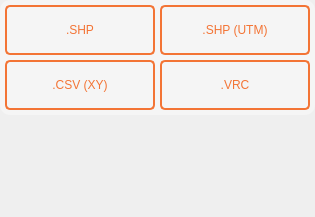
               <widget class="QWidget" name="page_7">
                <layout class="QVBoxLayout" name="verticalLayout_15">
                 <property name="spacing">
                  <number>0</number>
                 </property>
                 <property name="leftMargin">
                  <number>0</number>
                 </property>
                 <property name="topMargin">
                  <number>0</number>
                 </property>
                 <property name="rightMargin">
                  <number>0</number>
                 </property>
                 <property name="bottomMargin">
                  <number>0</number>
                 </property>
                 <item>
                  <widget class="QFrame" name="frame_18">
                   <property name="styleSheet">
                    <string notr="true">background-color: rgb(245, 245, 245);
border-radius: 10px;</string>
                   </property>
                   <property name="frameShape">
                    <enum>QFrame::NoFrame</enum>
                   </property>
                   <property name="frameShadow">
                    <enum>QFrame::Raised</enum>
                   </property>
                   <layout class="QGridLayout" name="gridLayout_2">
                    <property name="leftMargin">
                     <number>5</number>
                    </property>
                    <property name="topMargin">
                     <number>5</number>
                    </property>
                    <property name="rightMargin">
                     <number>5</number>
                    </property>
                    <property name="bottomMargin">
                     <number>5</number>
                    </property>
                    <property name="spacing">
                     <number>5</number>
                    </property>
                    <item row="0" column="0">
                     <widget class="QPushButton" name="pushButtonExportSHP">
                      <property name="minimumSize">
                       <size>
                        <width>150</width>
                        <height>50</height>
                       </size>
                      </property>
                      <property name="maximumSize">
                       <size>
                        <width>150</width>
                        <height>50</height>
                       </size>
                      </property>
                      <property name="styleSheet">
                       <string notr="true">QPushButton{
	border:  2px solid rgb(243, 116, 53);	
	color:  rgb(243, 116, 53);
	border-radius: 5px;
	font: 12pt url(:/plugins/StaraMaps/Roboto-Regular.ttf);
}

QPushButton::hover{
	background-color: rgb(233, 106, 43);
	color: rgb(250, 250, 250);
}

QPushButton::pressed{
	background-color: rgb(223, 96, 33);
	color: rgb(250, 250, 250);
}
QPushButton:disabled{
	border: 2px solid rgba(100, 100, 100, 40);
	color: rgb(100, 100, 100, 40);
}</string>
                      </property>
                      <property name="text">
                       <string>.SHP</string>
                      </property>
                     </widget>
                    </item>
                    <item row="1" column="0">
                     <widget class="QPushButton" name="pushButtonExportCsv">
                      <property name="minimumSize">
                       <size>
                        <width>150</width>
                        <height>50</height>
                       </size>
                      </property>
                      <property name="maximumSize">
                       <size>
                        <width>150</width>
                        <height>50</height>
                       </size>
                      </property>
                      <property name="styleSheet">
                       <string notr="true">QPushButton{
	border:  2px solid rgb(243, 116, 53);	
	color:  rgb(243, 116, 53);
	border-radius: 5px;
	font: 12pt url(:/plugins/StaraMaps/Roboto-Regular.ttf);
}

QPushButton::hover{
	background-color: rgb(233, 106, 43);
	color: rgb(250, 250, 250);
}

QPushButton::pressed{
	background-color: rgb(223, 96, 33);
	color: rgb(250, 250, 250);
}
QPushButton:disabled{
	border: 2px solid rgba(100, 100, 100, 40);
	color: rgb(100, 100, 100, 40);
}</string>
                      </property>
                      <property name="text">
                       <string>.CSV (XY)</string>
                      </property>
                     </widget>
                    </item>
                    <item row="1" column="1">
                     <widget class="QPushButton" name="pushButtonExport_vrc">
                      <property name="minimumSize">
                       <size>
                        <width>150</width>
                        <height>50</height>
                       </size>
                      </property>
                      <property name="maximumSize">
                       <size>
                        <width>150</width>
                        <height>50</height>
                       </size>
                      </property>
                      <property name="styleSheet">
                       <string notr="true">QPushButton{
	border:  2px solid rgb(243, 116, 53);	
	color:  rgb(243, 116, 53);
	border-radius: 5px;
	font: 12pt url(:/plugins/StaraMaps/Roboto-Regular.ttf);
}

QPushButton::hover{
	background-color: rgb(233, 106, 43);
	color: rgb(250, 250, 250);
}

QPushButton::pressed{
	background-color: rgb(223, 96, 33);
	color: rgb(250, 250, 250);
}
QPushButton:disabled{
	border: 2px solid rgba(100, 100, 100, 40);
	color: rgb(100, 100, 100, 40);
}</string>
                      </property>
                      <property name="text">
                       <string>.VRC</string>
                      </property>
                     </widget>
                    </item>
                    <item row="0" column="1">
                     <widget class="QPushButton" name="pushButtonExportSHPUTM">
                      <property name="minimumSize">
                       <size>
                        <width>150</width>
                        <height>50</height>
                       </size>
                      </property>
                      <property name="maximumSize">
                       <size>
                        <width>150</width>
                        <height>50</height>
                       </size>
                      </property>
                      <property name="styleSheet">
                       <string notr="true">QPushButton{
	border:  2px solid rgb(243, 116, 53);	
	color:  rgb(243, 116, 53);
	border-radius: 5px;
	font: 12pt url(:/plugins/StaraMaps/Roboto-Regular.ttf);
}

QPushButton::hover{
	background-color: rgb(233, 106, 43);
	color: rgb(250, 250, 250);
}

QPushButton::pressed{
	background-color: rgb(223, 96, 33);
	color: rgb(250, 250, 250);
}
QPushButton:disabled{
	border: 2px solid rgba(100, 100, 100, 40);
	color: rgb(100, 100, 100, 40);
}</string>
                      </property>
                      <property name="text">
                       <string>.SHP (UTM)</string>
                      </property>
                     </widget>
                    </item>
                   </layout>
                  </widget>
                 </item>
                 <item>
                  <spacer name="verticalSpacer_2">
                   <property name="orientation">
                    <enum>Qt::Vertical</enum>
                   </property>
                   <property name="sizeHint" stdset="0">
                    <size>
                     <width>20</width>
                     <height>102</height>
                    </size>
                   </property>
                  </spacer>
                 </item>
                </layout>
               </widget>
